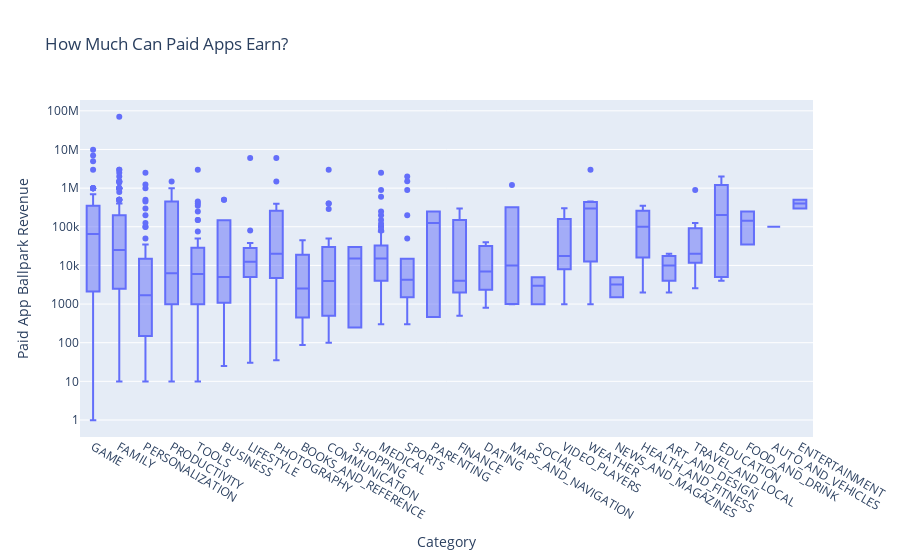

The notebook cell saved with this chart:
### Markdown cell above
# Plotly Box Plots: Revenue by App Category

**Challenge**: See if you can generate a box chart below: 

Looking at the hover text, how much does the median app earn in the Tools category? If developing an Android app costs $30,000 or thereabouts, does the average photography app recoup its development costs?

Hint: I've used 'min ascending' to sort the categories.

### Code cell
df_paid_apps = df_apps_clean[df_apps_clean.Type =='Paid']

revenue_box = px.box(
    x=df_paid_apps['Category'],
    y=df_paid_apps['Revenue_Estimate'],
    title='How Much Can Paid Apps Earn?'
)

revenue_box.update_layout(
    yaxis_title='Paid App Ballpark Revenue',
    xaxis_title='Category',
    yaxis=dict(type='log'),
    xaxis=dict(categoryorder='min ascending')
)

revenue_box.show()

### Figure 1 — Plotly figure (JSON) as saved in the notebook; plotly's stock layout.template omitted (floating-point values rounded to 4 significant figures; data arrays with more than 128 entries replaced by an {"elided": "..."} marker saying what was removed)
{"data": [{"alignmentgroup": "True", "hovertemplate": "x=%{x}<br>y=%{y}<extra></extra>", "legendgroup": "", "marker": {"color": "#636efa"}, "name": "", "notched": false, "offsetgroup": "", "orientation": "v", "showlegend": false, "type": "box", "x": {"elided": "588 str values"}, "x0": " ", "xaxis": "x", "y": {"elided": "588 float values"}, "y0": " ", "yaxis": "y"}], "layout": {"boxmode": "group", "legend": {"tracegroupgap": 0}, "title": {"text": "How Much Can Paid Apps Earn?"}, "xaxis": {"anchor": "y", "categoryorder": "min ascending", "domain": [0, 1], "title": {"text": "Category"}}, "yaxis": {"anchor": "x", "domain": [0, 1], "title": {"text": "Paid App Ballpark Revenue"}, "type": "log"}}}
